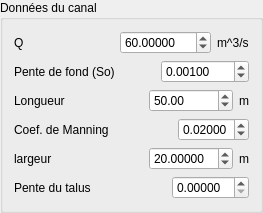
             <widget class="QGroupBox" name="groupBox_2">
              <property name="minimumSize">
               <size>
                <width>0</width>
                <height>174</height>
               </size>
              </property>
              <property name="title">
               <string>Données du canal</string>
              </property>
              <layout class="QVBoxLayout" name="verticalLayout_9">
               <item>
                <layout class="QHBoxLayout" name="horizontalLayout">
                 <item>
                  <widget class="QLabel" name="label">
                   <property name="text">
                    <string>Q</string>
                   </property>
                  </widget>
                 </item>
                 <item>
                  <spacer name="horizontalSpacer_16">
                   <property name="orientation">
                    <enum>Qt::Horizontal</enum>
                   </property>
                   <property name="sizeHint" stdset="0">
                    <size>
                     <width>40</width>
                     <height>20</height>
                    </size>
                   </property>
                  </spacer>
                 </item>
                 <item>
                  <widget class="QDoubleSpinBox" name="doubleSpinBox_Q">
                   <property name="minimumSize">
                    <size>
                     <width>0</width>
                     <height>19</height>
                    </size>
                   </property>
                   <property name="decimals">
                    <number>5</number>
                   </property>
                   <property name="maximum">
                    <double>5000.000000000000000</double>
                   </property>
                   <property name="value">
                    <double>60.000000000000000</double>
                   </property>
                  </widget>
                 </item>
                 <item>
                  <widget class="QLabel" name="label_unite_Q">
                   <property name="text">
                    <string>m^3/s</string>
                   </property>
                   <property name="textFormat">
                    <enum>Qt::AutoText</enum>
                   </property>
                  </widget>
                 </item>
                </layout>
               </item>
               <item>
                <layout class="QHBoxLayout" name="horizontalLayout_4">
                 <item>
                  <widget class="QLabel" name="label_3">
                   <property name="text">
                    <string>Pente de fond (So)</string>
                   </property>
                  </widget>
                 </item>
                 <item>
                  <spacer name="horizontalSpacer_15">
                   <property name="orientation">
                    <enum>Qt::Horizontal</enum>
                   </property>
                   <property name="sizeHint" stdset="0">
                    <size>
                     <width>40</width>
                     <height>20</height>
                    </size>
                   </property>
                  </spacer>
                 </item>
                 <item>
                  <widget class="QDoubleSpinBox" name="doubleSpinBox_S0">
                   <property name="minimumSize">
                    <size>
                     <width>0</width>
                     <height>19</height>
                    </size>
                   </property>
                   <property name="decimals">
                    <number>5</number>
                   </property>
                   <property name="minimum">
                    <double>-100.000000000000000</double>
                   </property>
                   <property name="maximum">
                    <double>100.000000000000000</double>
                   </property>
                   <property name="singleStep">
                    <double>0.001000000000000</double>
                   </property>
                   <property name="value">
                    <double>0.001000000000000</double>
                   </property>
                  </widget>
                 </item>
                </layout>
               </item>
               <item>
                <layout class="QHBoxLayout" name="horizontalLayout_L">
                 <item>
                  <widget class="QLabel" name="label_L">
                   <property name="text">
                    <string>Longueur</string>
                   </property>
                  </widget>
                 </item>
                 <item>
                  <spacer name="horizontalSpacer_7">
                   <property name="orientation">
                    <enum>Qt::Horizontal</enum>
                   </property>
                   <property name="sizeHint" stdset="0">
                    <size>
                     <width>40</width>
                     <height>20</height>
                    </size>
                   </property>
                  </spacer>
                 </item>
                 <item>
                  <widget class="QDoubleSpinBox" name="doubleSpinBox_L">
                   <property name="minimumSize">
                    <size>
                     <width>0</width>
                     <height>19</height>
                    </size>
                   </property>
                   <property name="decimals">
                    <number>2</number>
                   </property>
                   <property name="maximum">
                    <double>350000.000000000000000</double>
                   </property>
                   <property name="value">
                    <double>50.000000000000000</double>
                   </property>
                  </widget>
                 </item>
                 <item>
                  <widget class="QLabel" name="label_unite_L">
                   <property name="text">
                    <string>m</string>
                   </property>
                  </widget>
                 </item>
                </layout>
               </item>
               <item>
                <layout class="QHBoxLayout" name="horizontalLayout_3">
                 <item>
                  <widget class="QLabel" name="label_9">
                   <property name="text">
                    <string>Coef. de Manning</string>
                   </property>
                  </widget>
                 </item>
                 <item>
                  <spacer name="horizontalSpacer_17">
                   <property name="orientation">
                    <enum>Qt::Horizontal</enum>
                   </property>
                   <property name="sizeHint" stdset="0">
                    <size>
                     <width>40</width>
                     <height>20</height>
                    </size>
                   </property>
                  </spacer>
                 </item>
                 <item>
                  <widget class="QDoubleSpinBox" name="doubleSpinBox_coefManning">
                   <property name="minimumSize">
                    <size>
                     <width>0</width>
                     <height>19</height>
                    </size>
                   </property>
                   <property name="decimals">
                    <number>5</number>
                   </property>
                   <property name="maximum">
                    <double>1.000000000000000</double>
                   </property>
                   <property name="singleStep">
                    <double>0.100000000000000</double>
                   </property>
                   <property name="value">
                    <double>0.020000000000000</double>
                   </property>
                  </widget>
                 </item>
                </layout>
               </item>
               <item>
                <layout class="QHBoxLayout" name="horizontalLayout_7">
                 <item>
                  <widget class="QLabel" name="label_4">
                   <property name="text">
                    <string>largeur</string>
                   </property>
                  </widget>
                 </item>
                 <item>
                  <spacer name="horizontalSpacer_8">
                   <property name="orientation">
                    <enum>Qt::Horizontal</enum>
                   </property>
                   <property name="sizeHint" stdset="0">
                    <size>
                     <width>40</width>
                     <height>20</height>
                    </size>
                   </property>
                  </spacer>
                 </item>
                 <item>
                  <widget class="QDoubleSpinBox" name="doubleSpinBox_b">
                   <property name="minimumSize">
                    <size>
                     <width>0</width>
                     <height>19</height>
                    </size>
                   </property>
                   <property name="decimals">
                    <number>5</number>
                   </property>
                   <property name="minimum">
                    <double>0.000010000000000</double>
                   </property>
                   <property name="maximum">
                    <double>500.000000000000000</double>
                   </property>
                   <property name="value">
                    <double>20.000000000000000</double>
                   </property>
                  </widget>
                 </item>
                 <item>
                  <widget class="QLabel" name="label_unite_B">
                   <property name="text">
                    <string>m</string>
                   </property>
                  </widget>
                 </item>
                </layout>
               </item>
               <item>
                <layout class="QHBoxLayout" name="horizontalLayout_m">
                 <item>
                  <widget class="QLabel" name="label_m">
                   <property name="text">
                    <string>Pente du talus</string>
                   </property>
                  </widget>
                 </item>
                 <item>
                  <spacer name="horizontalSpacer_9">
                   <property name="orientation">
                    <enum>Qt::Horizontal</enum>
                   </property>
                   <property name="sizeHint" stdset="0">
                    <size>
                     <width>40</width>
                     <height>20</height>
                    </size>
                   </property>
                  </spacer>
                 </item>
                 <item>
                  <widget class="QDoubleSpinBox" name="doubleSpinBox_m">
                   <property name="minimumSize">
                    <size>
                     <width>0</width>
                     <height>19</height>
                    </size>
                   </property>
                   <property name="decimals">
                    <number>5</number>
                   </property>
                   <property name="maximum">
                    <double>10.000000000000000</double>
                   </property>
                   <property name="singleStep">
                    <double>0.001000000000000</double>
                   </property>
                   <property name="value">
                    <double>0.000000000000000</double>
                   </property>
                  </widget>
                 </item>
                </layout>
               </item>
              </layout>
             </widget>
